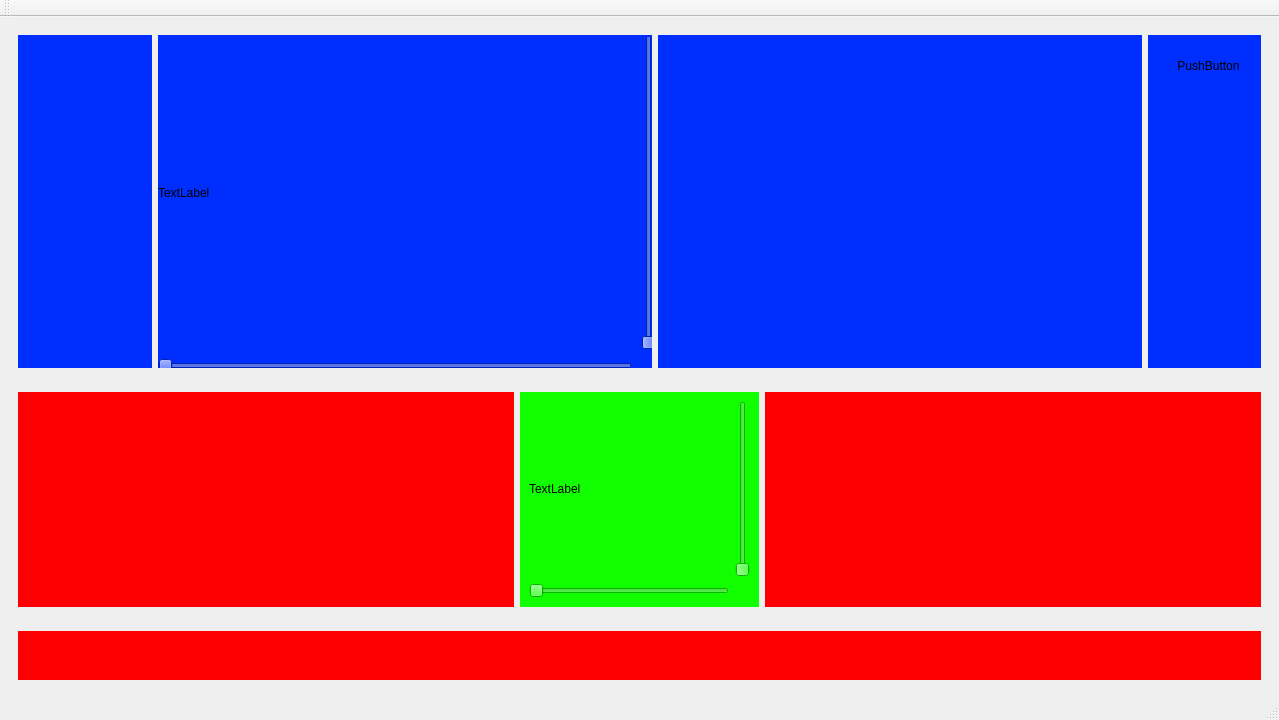
<?xml version="1.0" encoding="UTF-8"?>
<ui version="4.0">
 <class>MainWindow</class>
 <widget class="QMainWindow" name="MainWindow">
  <property name="geometry">
   <rect>
    <x>0</x>
    <y>0</y>
    <width>1279</width>
    <height>720</height>
   </rect>
  </property>
  <property name="windowTitle">
   <string>MainWindow</string>
  </property>
  <widget class="QWidget" name="centralwidget">
   <layout class="QVBoxLayout" name="verticalLayout_2">
    <item>
     <widget class="QWidget" name="horizontalWidget" native="true">
      <property name="sizePolicy">
       <sizepolicy hsizetype="Preferred" vsizetype="Preferred">
        <horstretch>126</horstretch>
        <verstretch>21</verstretch>
       </sizepolicy>
      </property>
      <layout class="QHBoxLayout" name="horizontalLayout">
       <item>
        <widget class="QWidget" name="widget" native="true">
         <property name="sizePolicy">
          <sizepolicy hsizetype="Preferred" vsizetype="Preferred">
           <horstretch>13</horstretch>
           <verstretch>42</verstretch>
          </sizepolicy>
         </property>
         <property name="styleSheet">
          <string notr="true">background-color: rgb(0, 46, 255);</string>
         </property>
        </widget>
       </item>
       <item>
        <widget class="QWidget" name="widget_3" native="true">
         <property name="sizePolicy">
          <sizepolicy hsizetype="Preferred" vsizetype="Preferred">
           <horstretch>48</horstretch>
           <verstretch>42</verstretch>
          </sizepolicy>
         </property>
         <property name="styleSheet">
          <string notr="true">background-color: rgb(0, 46, 255);</string>
         </property>
         <widget class="QWidget" name="gridWidget" native="true">
          <property name="geometry">
           <rect>
            <x>0</x>
            <y>0</y>
            <width>501</width>
            <height>341</height>
           </rect>
          </property>
          <property name="sizePolicy">
           <sizepolicy hsizetype="Preferred" vsizetype="Preferred">
            <horstretch>50</horstretch>
            <verstretch>34</verstretch>
           </sizepolicy>
          </property>
          <layout class="QGridLayout" name="gridLayout">
           <item row="0" column="0">
            <widget class="QLabel" name="label">
             <property name="sizePolicy">
              <sizepolicy hsizetype="Preferred" vsizetype="Preferred">
               <horstretch>46</horstretch>
               <verstretch>31</verstretch>
              </sizepolicy>
             </property>
             <property name="text">
              <string>TextLabel</string>
             </property>
            </widget>
           </item>
           <item row="0" column="1">
            <widget class="QSlider" name="verticalSlider">
             <property name="sizePolicy">
              <sizepolicy hsizetype="Preferred" vsizetype="Preferred">
               <horstretch>2</horstretch>
               <verstretch>31</verstretch>
              </sizepolicy>
             </property>
             <property name="orientation">
              <enum>Qt::Vertical</enum>
             </property>
            </widget>
           </item>
           <item row="1" column="0">
            <widget class="QSlider" name="horizontalSlider">
             <property name="sizePolicy">
              <sizepolicy hsizetype="Preferred" vsizetype="Preferred">
               <horstretch>31</horstretch>
               <verstretch>2</verstretch>
              </sizepolicy>
             </property>
             <property name="orientation">
              <enum>Qt::Horizontal</enum>
             </property>
            </widget>
           </item>
          </layout>
         </widget>
        </widget>
       </item>
       <item>
        <widget class="QWidget" name="widget_2" native="true">
         <property name="sizePolicy">
          <sizepolicy hsizetype="Preferred" vsizetype="Preferred">
           <horstretch>47</horstretch>
           <verstretch>42</verstretch>
          </sizepolicy>
         </property>
         <property name="styleSheet">
          <string notr="true">background-color: rgb(0, 46, 255);</string>
         </property>
        </widget>
       </item>
       <item>
        <widget class="QWidget" name="widget_4" native="true">
         <property name="sizePolicy">
          <sizepolicy hsizetype="Preferred" vsizetype="Preferred">
           <horstretch>11</horstretch>
           <verstretch>42</verstretch>
          </sizepolicy>
         </property>
         <property name="styleSheet">
          <string notr="true">background-color: rgb(0, 46, 255);</string>
         </property>
         <widget class="QWidget" name="verticalWidget" native="true">
          <property name="geometry">
           <rect>
            <x>0</x>
            <y>0</y>
            <width>121</width>
            <height>341</height>
           </rect>
          </property>
          <property name="sizePolicy">
           <sizepolicy hsizetype="Preferred" vsizetype="Preferred">
            <horstretch>11</horstretch>
            <verstretch>34</verstretch>
           </sizepolicy>
          </property>
          <layout class="QVBoxLayout" name="verticalLayout_3">
           <item>
            <widget class="QPushButton" name="pushButton">
             <property name="sizePolicy">
              <sizepolicy hsizetype="Preferred" vsizetype="Preferred">
               <horstretch>8</horstretch>
               <verstretch>5</verstretch>
              </sizepolicy>
             </property>
             <property name="text">
              <string>PushButton</string>
             </property>
             <property name="checkable">
              <bool>false</bool>
             </property>
             <property name="autoRepeat">
              <bool>false</bool>
             </property>
             <property name="autoExclusive">
              <bool>false</bool>
             </property>
             <property name="autoDefault">
              <bool>false</bool>
             </property>
             <property name="default">
              <bool>false</bool>
             </property>
             <property name="flat">
              <bool>true</bool>
             </property>
            </widget>
           </item>
           <item>
            <spacer name="verticalSpacer">
             <property name="orientation">
              <enum>Qt::Vertical</enum>
             </property>
             <property name="sizeType">
              <enum>QSizePolicy::Preferred</enum>
             </property>
             <property name="sizeHint" stdset="0">
              <size>
               <width>20</width>
               <height>280</height>
              </size>
             </property>
            </spacer>
           </item>
          </layout>
         </widget>
        </widget>
       </item>
      </layout>
     </widget>
    </item>
    <item>
     <widget class="QWidget" name="horizontalWidget_2" native="true">
      <property name="sizePolicy">
       <sizepolicy hsizetype="Preferred" vsizetype="Preferred">
        <horstretch>126</horstretch>
        <verstretch>14</verstretch>
       </sizepolicy>
      </property>
      <layout class="QHBoxLayout" name="horizontalLayout_2">
       <property name="sizeConstraint">
        <enum>QLayout::SetNoConstraint</enum>
       </property>
       <item>
        <widget class="QWidget" name="widget_5" native="true">
         <property name="sizePolicy">
          <sizepolicy hsizetype="Preferred" vsizetype="Preferred">
           <horstretch>62</horstretch>
           <verstretch>17</verstretch>
          </sizepolicy>
         </property>
         <property name="styleSheet">
          <string notr="true">background-color: rgb(255, 0, 0);</string>
         </property>
        </widget>
       </item>
       <item>
        <widget class="QWidget" name="horizontalWidget" native="true">
         <property name="sizePolicy">
          <sizepolicy hsizetype="Preferred" vsizetype="Preferred">
           <horstretch>30</horstretch>
           <verstretch>0</verstretch>
          </sizepolicy>
         </property>
         <property name="styleSheet">
          <string notr="true">background-color: rgb(17, 255, 0);</string>
         </property>
         <layout class="QGridLayout" name="gridLayout_2">
          <item row="0" column="2">
           <widget class="QSlider" name="verticalSlider_2">
            <property name="sizePolicy">
             <sizepolicy hsizetype="Fixed" vsizetype="Expanding">
              <horstretch>2</horstretch>
              <verstretch>20</verstretch>
             </sizepolicy>
            </property>
            <property name="orientation">
             <enum>Qt::Vertical</enum>
            </property>
           </widget>
          </item>
          <item row="1" column="1">
           <widget class="QSlider" name="horizontalSlider_2">
            <property name="sizePolicy">
             <sizepolicy hsizetype="Expanding" vsizetype="Fixed">
              <horstretch>21</horstretch>
              <verstretch>2</verstretch>
             </sizepolicy>
            </property>
            <property name="orientation">
             <enum>Qt::Horizontal</enum>
            </property>
           </widget>
          </item>
          <item row="0" column="1">
           <widget class="QLabel" name="label_2">
            <property name="sizePolicy">
             <sizepolicy hsizetype="Preferred" vsizetype="Preferred">
              <horstretch>21</horstretch>
              <verstretch>20</verstretch>
             </sizepolicy>
            </property>
            <property name="text">
             <string>TextLabel</string>
            </property>
           </widget>
          </item>
         </layout>
        </widget>
       </item>
       <item>
        <widget class="QWidget" name="widget_6" native="true">
         <property name="sizePolicy">
          <sizepolicy hsizetype="Preferred" vsizetype="Preferred">
           <horstretch>62</horstretch>
           <verstretch>17</verstretch>
          </sizepolicy>
         </property>
         <property name="styleSheet">
          <string notr="true">background-color: rgb(255, 0, 0);</string>
         </property>
        </widget>
       </item>
      </layout>
     </widget>
    </item>
    <item>
     <widget class="QWidget" name="verticalWidget" native="true">
      <property name="sizePolicy">
       <sizepolicy hsizetype="Preferred" vsizetype="Preferred">
        <horstretch>126</horstretch>
        <verstretch>4</verstretch>
       </sizepolicy>
      </property>
      <property name="minimumSize">
       <size>
        <width>126</width>
        <height>9</height>
       </size>
      </property>
      <layout class="QVBoxLayout" name="verticalLayout" stretch="0">
       <property name="spacing">
        <number>1</number>
       </property>
       <property name="sizeConstraint">
        <enum>QLayout::SetNoConstraint</enum>
       </property>
       <item>
        <widget class="QWidget" name="widget_7" native="true">
         <property name="sizePolicy">
          <sizepolicy hsizetype="Preferred" vsizetype="Preferred">
           <horstretch>129</horstretch>
           <verstretch>5</verstretch>
          </sizepolicy>
         </property>
         <property name="styleSheet">
          <string notr="true">background-color: rgb(255, 0, 0);</string>
         </property>
        </widget>
       </item>
      </layout>
     </widget>
    </item>
   </layout>
  </widget>
  <widget class="QMenuBar" name="menubar">
   <property name="geometry">
    <rect>
     <x>0</x>
     <y>0</y>
     <width>1279</width>
     <height>21</height>
    </rect>
   </property>
  </widget>
  <widget class="QStatusBar" name="statusbar"/>
  <widget class="QToolBar" name="toolBar">
   <property name="windowTitle">
    <string>toolBar</string>
   </property>
   <attribute name="toolBarArea">
    <enum>TopToolBarArea</enum>
   </attribute>
   <attribute name="toolBarBreak">
    <bool>false</bool>
   </attribute>
  </widget>
 </widget>
 <resources/>
 <connections/>
</ui>
